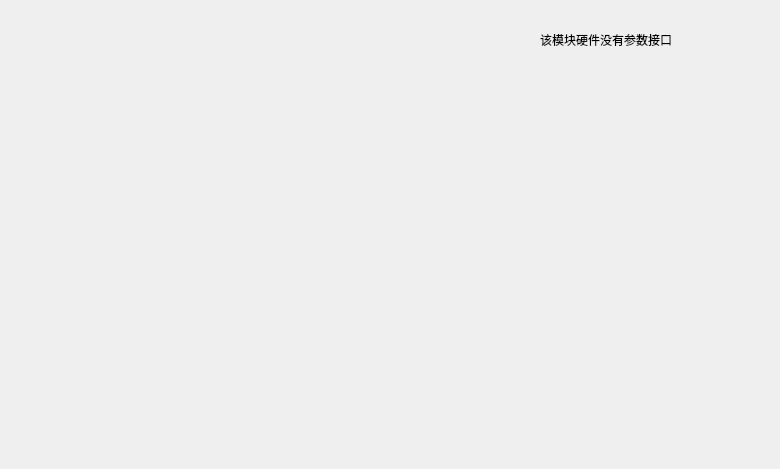
<?xml version="1.0" encoding="UTF-8"?>
<ui version="4.0">
 <class>DPC_tab</class>
 <widget class="QMainWindow" name="DPC_tab">
  <property name="geometry">
   <rect>
    <x>0</x>
    <y>0</y>
    <width>780</width>
    <height>469</height>
   </rect>
  </property>
  <property name="windowTitle">
   <string>MainWindow</string>
  </property>
  <widget class="QWidget" name="centralwidget">
   <widget class="QLabel" name="label">
    <property name="geometry">
     <rect>
      <x>540</x>
      <y>30</y>
      <width>191</width>
      <height>19</height>
     </rect>
    </property>
    <property name="text">
     <string>该模块硬件没有参数接口</string>
    </property>
   </widget>
  </widget>
 </widget>
 <resources/>
 <connections/>
</ui>
